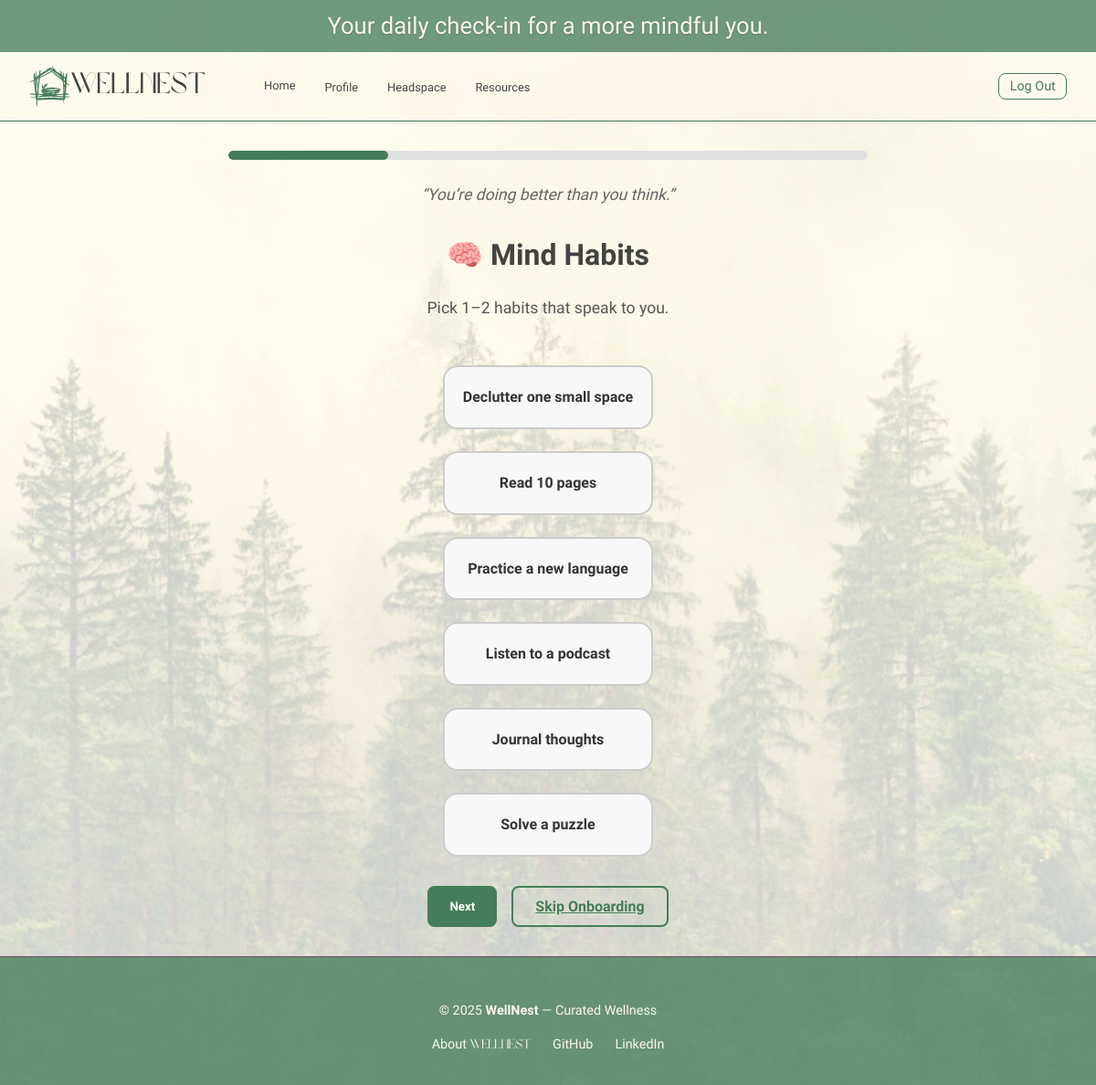
Screenshot of /onboarding/habits/ (signed in) with the database file from the repository.
### main_app/models.py (models this page shows, shortened)
class HabitCategory(models.Model):
    name = models.CharField(max_length=100)
    slug = models.SlugField(unique=True, blank=True)

class HabitTemplate(models.Model):
    category = models.ForeignKey(HabitCategory, on_delete=models.CASCADE)
    title = models.CharField(max_length=100)
    description = models.TextField()
    frequency = models.CharField(max_length=50)

### main_app/views/onboarding_views.py (the view, shortened to what this page needs)
# urls.py: path('onboarding/habits/', views.select_habits, name='onboarding-habits'),
@login_required
def select_habits(request):
    category_order = ['mind', 'body', 'soul', 'family']
    index = request.session.get('category_index', 0)
    print("Current index:", index)
    current_slug = category_order[index]
    current_category = HabitCategory.objects.filter(slug=current_slug).first()
    if not current_category:
        return render(request, 'onboarding/missing_category.html', {'slug': current_slug})
    habit_templates = HabitTemplate.objects.filter(category=current_category)
    if request.method == 'POST':
        selected = request.POST.getlist('habits')
        existing = request.session.get('selected_habits', [])
        request.session['selected_habits'] = existing + selected
        request.session['category_index'] = index + 1
        return redirect('onboarding-habits')
    progress_percent = int((index + 1) / len(category_order) * 100)
    return render(request, 'onboarding/select_habits.html', {
        'category': current_category,
        'habit_templates': habit_templates,
        'current_step': index + 1,
        'total_steps': len(category_order),
        'progress_percent': progress_percent,
    })

### main_app/templates/onboarding/select_habits.html (shortened to what this page needs)
{% extends 'base.html' %}
{% load static %}
{% block head %}
<link rel="stylesheet" href="{% static 'css/onboarding/onboarding.css' %}">
{% endblock %}
{% block content %}
<section class="onboarding-container fade-slide">
  <div class="progress-container">
    <div class="progress-bar" style="width: {{ progress_percent }}%;"></div>
  </div>
  <p class="affirmation-text">“You’re doing better than you think.”</p>
  <h1 class="onboarding-title">🧠 {{ category.name }} Habits</h1>
  <p class="onboarding-subtitle">Pick 1–2 habits that speak to you.</p>
  <form method="POST" class="onboarding-form">
    <div class="habit-options">
      {% for habit in habit_templates %}
        <label class="habit-card">
          <span>{{ habit.title }}</span>
        </label>
      {% empty %}
        <p>No habits available in this category.</p>
      {% endfor %}
    </div>
    <div class="onboarding-buttons">
      <button type="submit" class="btn submit">Next</button>
      <a href="{% url 'profile' %}" class="btn skip">Skip Onboarding</a>
    </div>
  </form>
</section>
{% endblock %}

### main_app/static/css/base.css (style rules this page uses)
body, p, a, li, button, input, textarea { font-family: 'Be Vietnam Pro', sans-serif; }
h1, h2, h3 { font-family: 'Be Vietnam Pro', sans-serif; font-weight: 600; }
:root { --color-brand-primary: #457D58; --color-brand-secondary: #CCC9A1; --color-text-primary: #434343; --color-text-secondary: #8E8E8E; --color-background: #fcf7ea; --color-accent-optional: #754668; }
html, body { height: 100%; margin: 0; }
body { font-family: 'Be Vietnam Pro', Arial, sans-serif; background: linear-gradient(rgba(255, 255, 255, 0.7), rgba(255, 255, 255, 0.7)), url('/static/images/Reflection.png') no-repeat center center fixed; background-size: cover; color: var(--color-text-primary); line-height: 1.6; height: 800px; display: flex; flex-direction: column; }

### main_app/static/css/onboarding/onboarding.css (style rules this page uses)
.onboarding-container { max-width: 700px; margin: 0 auto; padding: 2rem; text-align: center; }
.onboarding-title { font-size: 2rem; margin-bottom: 0.5rem; }
.onboarding-subtitle { font-size: 1.1rem; color: #555; }
.onboarding-form { display: flex; flex-direction: column; align-items: center; }
.onboarding-buttons { display: flex; justify-content: center; gap: 1rem; }
.onboarding-buttons .btn { padding: 0.5rem 1.5rem; border: none; border-radius: 8px; font-weight: bold; cursor: pointer; transition: background-color 0.2s ease-in-out; }
.btn.submit { background-color: #457d58; color: white; }
.btn.skip { background-color: transparent; color: #457d58; border: 2px solid #457d58; }
.progress-container { position: relative; width: 100%; height: 10px; background-color: #e0e0e0; border-radius: 5px; margin-bottom: 1.5rem; overflow: hidden; }
.progress-bar { height: 100%; background-color: #457D58; transition: width 0.4s ease; }
.habit-options { display: grid; grid-template-columns: repeat(auto-fit, minmax(150px, 1fr)); gap: 1.5rem; margin: 2rem 0; }
.habit-card { position: relative; display: block; padding: 1.25rem; border: 2px solid #ccc; border-radius: 1rem; background-color: #f8f8f8; cursor: pointer; transition: all 0.3s ease; text-align: center; font-weight: 600; color: #333; font-size: 1rem; }
.progress-bar { height: 100%; background-color: #457D58; border-radius: 5px; transition: width 0.4s ease-in-out; }
.affirmation-text { font-style: italic; font-size: 1.1rem; color: #666; margin-bottom: 1.5rem; text-align: center; }

### rows the page displays
HabitCategory: name "Mind"
HabitTemplate: title "Declutter one small space"
HabitTemplate: title "Read 10 pages"
HabitTemplate: title "Practice a new language"
HabitTemplate: title "Listen to a podcast"
HabitTemplate: title "Journal thoughts"
HabitTemplate: title "Solve a puzzle"
